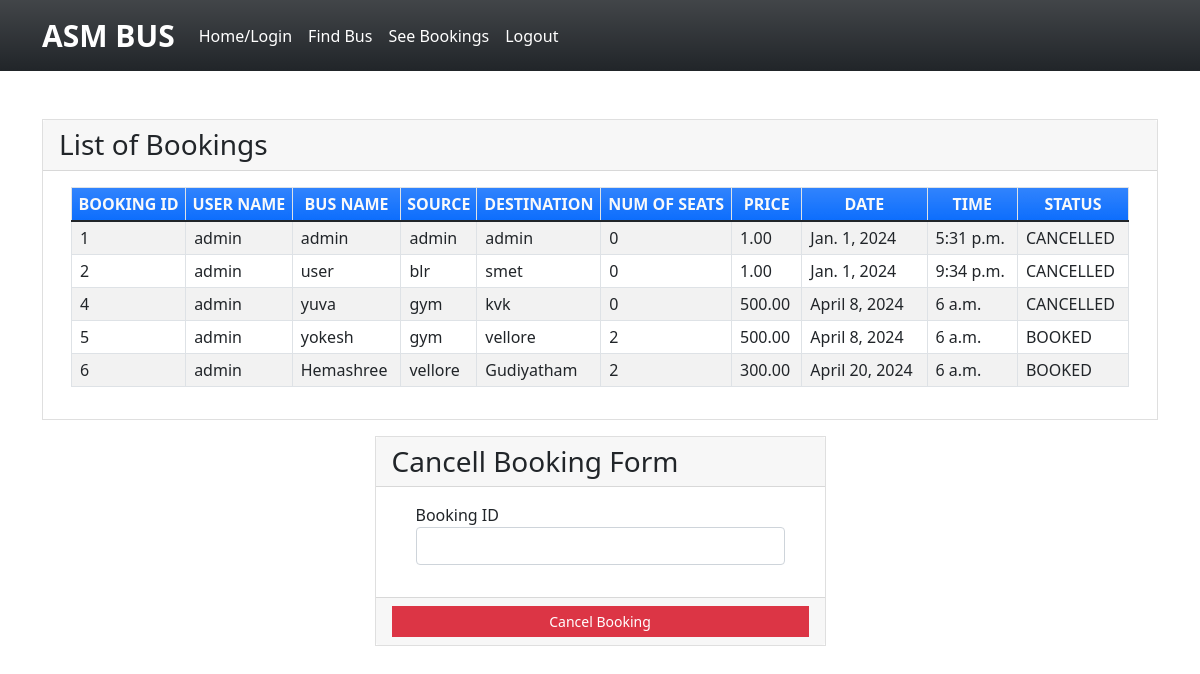
/seebookings (signed in), run on the app's committed database.
### myapp/models.py (models this page shows, shortened)
class Book(models.Model):
    BOOKED = 'B'
    CANCELLED = 'C'
    TICKET_STATUSES = ((BOOKED, 'Booked'),
                       (CANCELLED, 'Cancelled'),)
    email = models.EmailField()
    name = models.CharField(max_length=30)
    userid =models.DecimalField(decimal_places=0, max_digits=2)
    busid=models.DecimalField(decimal_places=0, max_digits=2)
    bus_name = models.CharField(max_length=30)
    source = models.CharField(max_length=30)
    dest = models.CharField(max_length=30)
    nos = models.DecimalField(decimal_places=0, max_digits=2)
    price = models.DecimalField(decimal_places=2, max_digits=6)
    date = models.DateField()
    time = models.TimeField()
    status = models.CharField(choices=TICKET_STATUSES, default=BOOKED, max_length=2)
    class Meta:
        verbose_name_plural = "List of Books"

### myapp/views.py (the view)
# urls.py: path('seebookings', views.seebookings, name="seebookings"),
@login_required(login_url='signin')
def seebookings(request,new={}):
    context = {}
    id_r = request.user.id
    book_list = Book.objects.filter(userid=id_r)
    if book_list:
        return render(request, 'myapp/booklist.html', locals())
    else:
        context["error"] = "Sorry no buses booked"
        return render(request, 'myapp/findbus.html', context)

### myapp/templates/myapp/booklist.html (shortened to what this page needs)
{% extends 'myapp/base.html' %} {% block content %}
<div class="container my-5">
    <div class="card rounded-0">
        <div class="card-header">
            <div class="card-title h3 mb-0">List of Bookings</div>
        </div>
        <div class="card-body">
            <div class="container-fluid">
                <table class="table table-bordered table-striped">
                    <thead>
                        <tr class="bg-gradient bg-primary text-light">
                            <th class="p-1 text-center">BOOKING ID</th>
                            <th class="p-1 text-center">USER NAME</th>
                            <th class="p-1 text-center">BUS NAME</th>
                            <th class="p-1 text-center">SOURCE</th>
                            <th class="p-1 text-center">DESTINATION</th>
                            <th class="p-1 text-center">NUM OF SEATS</th>
                            <th class="p-1 text-center">PRICE</th>
                            <th class="p-1 text-center">DATE</th>
                            <th class="p-1 text-center">TIME</th>
                            <th class="p-1 text-center">STATUS</th>
                        </tr>
                    </thead>
                    {% for row in book_list %}
                    <tr>
                        <td class="px-2 py-1 align-middle">{{row.id}}</td>
                        <td class="px-2 py-1 align-middle">{{row.name}}</td>
                        <td class="px-2 py-1 align-middle">{{row.bus_name}}</td>
                        <td class="px-2 py-1 align-middle">{{row.source}}</td>
                        <td class="px-2 py-1 align-middle">{{row.dest}}</td>
                        <td class="px-2 py-1 align-middle">{{row.nos}}</td>
                        <td class="px-2 py-1 align-middle">{{row.price}}</td>
                        <td class="px-2 py-1 align-middle">{{row.date}}</td>
                        <td class="px-2 py-1 align-middle">{{row.time}}</td>
                        <td class="px-2 py-1 align-middle">{{row.status}}</td>
                    </tr>
                    {% endfor %}
                </table>
            </div>
        </div>
    </div>
    <div class="row mt-3 justify-content-center">
        <div class="col-lg-5 col-md-7 col-sm-10 col-xs-12">
            <div class="card rounded-0">
                <div class="card-header">
                    <div class="card-title h3 mb-0">Cancell Booking Form</div>
                </div>
                <div class="card-body">
                    <div class="container-fluid">
                        <form action="{% url 'cancellings' %}" method="post" id="cancel-form">
                            <div class="mb-3">
                                <label for="bus_id" class="control-label">Booking ID</label>
                                <input name='bus_id' class="form-control" type="number" id="bus_id">
                            </div>
                        </form>
                    </div>
                </div>
                <div class="card-footer text-center">
                    <button class="btn btn-sm rounded-0 btn-danger w-100" form="cancel-form">Cancel Booking</button>
                </div>
            </div>
        </div>
    </div>
</div>
{% endblock %}

### myapp/templates/myapp/base.html (shortened to what this page needs)
<!doctype html>
<html lang="en">
<head>
    <link rel="stylesheet" href="https://cdn.jsdelivr.net/npm/bootstrap@5.1.3/dist/css/bootstrap.min.css">
</head>
<body>
<nav class="navbar navbar-expand-lg navbar-light bg-gradient bg-dark">
    <div class="container">
            <a class="navbar-brand" href="#" style="color: white;font-size:30px;font-weight: bold;">ASM BUS</a>
        <div class="collapse navbar-collapse" id="navbarNavAltMarkup">
            <div class="navbar-nav" >
                <a class="nav-item nav-link active" href="{% url 'home' %}" style="color: white;">Home/Login</a>
                <a class="nav-item nav-link" href="{% url 'findbus' %}" style="color: white;">Find Bus</a>
                <a class="nav-item nav-link" href="{% url 'seebookings' %}" style="color: white;">See Bookings</a>
                {% if request.user.is_active %}
                <a class="nav-item nav-link " href="{% url 'signout' %}" style="color: white;">Logout</a>
                {% else %}
                <a class="nav-item nav-link " href="{% url 'signup' %}" style="color: white;">Registration</a>
                {% endif %}
            </div>
        </div>
    </div>
</nav>
{% block content %}
{% endblock %}
</body>
</html>

### myapp/templates/myapp/base.html (style rules this page uses)
body { background-image: url(https://i.pinimg.com/564x/39/87/71/398771651352e86c4f8b3e1d190162fd.jpg); background-repeat: no-repeat; background-size: cover; }

### data on the page
Book: id "1", name "admin", bus_name "admin", source "admin", dest "admin", nos "0", price "1.00", date "Jan. 1, 2024", time "5:31 p.m.", status "CANCELLED"
Book: id "2", name "admin", bus_name "user", source "blr", dest "smet", nos "0", price "1.00", date "Jan. 1, 2024", time "9:34 p.m.", status "CANCELLED"
Book: id "4", name "admin", bus_name "yuva", source "gym", dest "kvk", nos "0", price "500.00", date "April 8, 2024", time "6 a.m.", status "CANCELLED"
Book: id "5", name "admin", bus_name "yokesh", source "gym", dest "vellore", nos "2", price "500.00", date "April 8, 2024", time "6 a.m.", status "BOOKED"
Book: id "6", name "admin", bus_name "Hemashree", source "vellore", dest "Gudiyatham", nos "2", price "300.00", date "April 20, 2024", time "6 a.m.", status "BOOKED"
